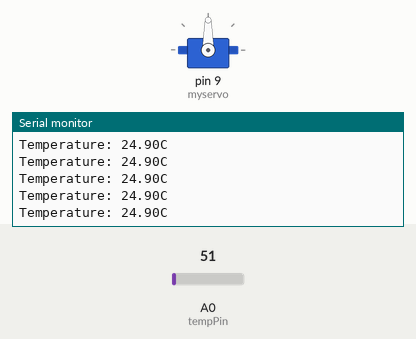
The sketch below on a simulated Arduino Uno, built with avr-gcc and run on an emulated ATmega328P. Parts: servo, the last lines printed to the serial monitor. The test bench sets the inputs (shaded band); at power-on: A0 (tempPin) = 51.

Above: at 1.2 s.
1.3 s: A0 (tempPin) set to 23
At 2.0 s:
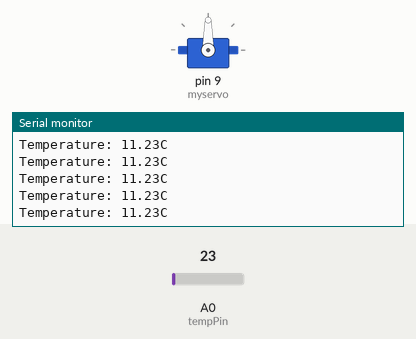
2.8 s: A0 (tempPin) set to 19
At 3.3 s:
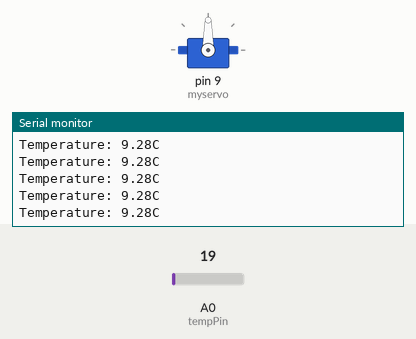
Timing chart, 0 to 5.8 s (numbered marks = the images above; inputs shaded):
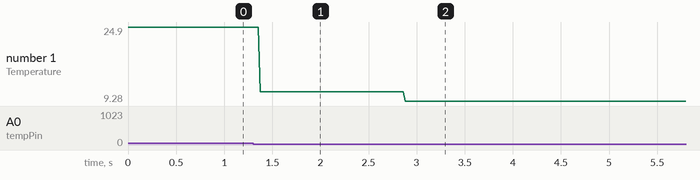

Measured:
- after the input at 1.3 s, the serial monitor: prints a new line after 0.08 s (image 1)
- after the input at 2.8 s, the serial monitor: prints a new line after 0.08 s (image 2)
- plotted number 1: 24.9 → 11.23 after the input at 1.3 s, 11.23 → 9.28 after the input at 2.8 s

The sketch:

glorious_robo1.ino
```cpp
#include <Servo.h>

int tempPin = A0;
int tempVal;
Servo myservo;

void setup() {
  myservo.attach(9);
  Serial.begin(9600);
}

void loop() {
  tempVal = analogRead(tempPin);
  float mv = (tempVal / 1024.0) * 5000;
  float cel = mv / 10;
  Serial.print("Temperature: ");
  Serial.print(cel);
  Serial.println("C");

  if (cel > 30) {
    myservo.write(90);
    delay(1000);
  }
}
```
